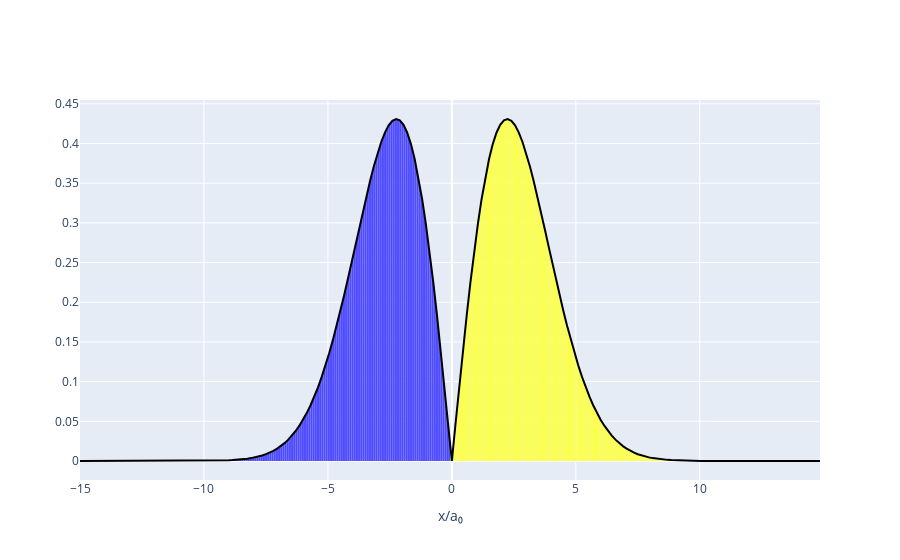

Here is the notebook cell this chart was saved with:
### Markdown cell above
let's generate the first excited state.

### Code cell
def a_dag(qm,psi,psi_f):
    new_psi = qm.x*psi - 1/omega*sp.fft.ifftn(qm.dif[0]*psi_f)
    new_psi = np.sqrt(omega/2)*new_psi
    return new_psi

qm.psi = a_dag(qm,qm.psi,qm.psi_f)
qm.psi_f = sp.fft.fftn(qm.psi)

qm.plot_complex_field(qm.psi)
